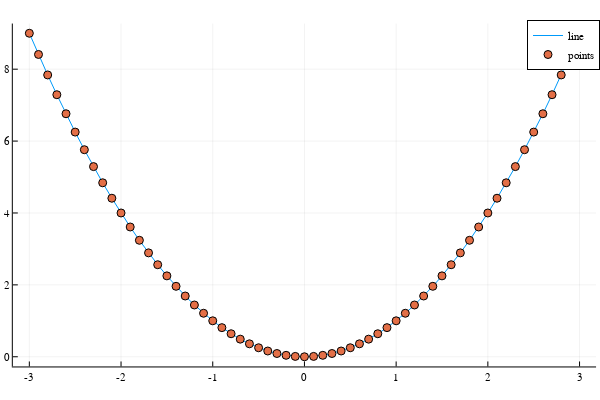

Write notebook code for a chart like this one.
### Code cell
plot(x, y, label="line")
scatter!(x, y, label="points")

### Figure 1 — Plotly figure (JSON) as saved in the notebook; plotly's stock layout.template omitted (floating-point values rounded to 4 significant figures)
{"data": [{"colorbar": {"len": 0.9525, "title": "", "x": 0.9934, "y": 0.5139}, "legendgroup": "line", "line": {"color": "rgba(0, 154, 250, 1.000)", "dash": "solid", "shape": "linear", "width": 1}, "mode": "lines", "name": "line", "showlegend": true, "type": "scatter", "x": [-3, -2.9, -2.8, -2.7, -2.6, -2.5, -2.4, -2.3, -2.2, -2.1, -2, -1.9, -1.8, -1.7, -1.6, -1.5, -1.4, -1.3, -1.2, -1.1, -1, -0.9, -0.8, -0.7, -0.6, -0.5, -0.4, -0.3, -0.2, -0.1, 0, 0.1, 0.2, 0.3, 0.4, 0.5, 0.6, 0.7, 0.8, 0.9, 1, 1.1, 1.2, 1.3, 1.4, 1.5, 1.6, 1.7, 1.8, 1.9, 2, 2.1, 2.2, 2.3, 2.4, 2.5, 2.6, 2.7, 2.8, 2.9, 3], "xaxis": "x", "y": [9, 8.41, 7.84, 7.29, 6.76, 6.25, 5.76, 5.29, 4.84, 4.41, 4, 3.61, 3.24, 2.89, 2.56, 2.25, 1.96, 1.69, 1.44, 1.21, 1, 0.81, 0.64, 0.49, 0.36, 0.25, 0.16, 0.09, 0.04, 0.01, 0, 0.01, 0.04, 0.09, 0.16, 0.25, 0.36, 0.49, 0.64, 0.81, 1, 1.21, 1.44, 1.69, 1.96, 2.25, 2.56, 2.89, 3.24, 3.61, 4, 4.41, 4.84, 5.29, 5.76, 6.25, 6.76, 7.29, 7.84, 8.41, 9], "yaxis": "y"}, {"colorbar": {"len": 0.9525, "title": "", "x": 0.9934, "y": 0.5139}, "legendgroup": "points", "marker": {"color": "rgba(227, 111, 71, 1.000)", "line": {"color": "rgba(0, 0, 0, 1.000)", "width": 1}, "size": 8, "symbol": "circle"}, "mode": "markers", "name": "points", "showlegend": true, "type": "scatter", "x": [-3, -2.9, -2.8, -2.7, -2.6, -2.5, -2.4, -2.3, -2.2, -2.1, -2, -1.9, -1.8, -1.7, -1.6, -1.5, -1.4, -1.3, -1.2, -1.1, -1, -0.9, -0.8, -0.7, -0.6, -0.5, -0.4, -0.3, -0.2, -0.1, 0, 0.1, 0.2, 0.3, 0.4, 0.5, 0.6, 0.7, 0.8, 0.9, 1, 1.1, 1.2, 1.3, 1.4, 1.5, 1.6, 1.7, 1.8, 1.9, 2, 2.1, 2.2, 2.3, 2.4, 2.5, 2.6, 2.7, 2.8, 2.9, 3], "xaxis": "x", "y": [9, 8.41, 7.84, 7.29, 6.76, 6.25, 5.76, 5.29, 4.84, 4.41, 4, 3.61, 3.24, 2.89, 2.56, 2.25, 1.96, 1.69, 1.44, 1.21, 1, 0.81, 0.64, 0.49, 0.36, 0.25, 0.16, 0.09, 0.04, 0.01, 0, 0.01, 0.04, 0.09, 0.16, 0.25, 0.36, 0.49, 0.64, 0.81, 1, 1.21, 1.44, 1.69, 1.96, 2.25, 2.56, 2.89, 3.24, 3.61, 4, 4.41, 4.84, 5.29, 5.76, 6.25, 6.76, 7.29, 7.84, 8.41, 9], "yaxis": "y"}], "layout": {"annotations": [], "height": 400, "legend": {"bgcolor": "rgba(255, 255, 255, 1.000)", "bordercolor": "rgba(0, 0, 0, 1.000)", "borderwidth": 1, "font": {"color": "rgba(0, 0, 0, 1.000)", "family": "sans-serif", "size": 11}, "title": {"font": {"color": "rgba(0, 0, 0, 1.000)", "family": "sans-serif", "size": 15}, "text": ""}, "tracegroupgap": 0, "traceorder": "normal", "x": 1, "xanchor": "auto", "y": 1, "yanchor": "auto"}, "margin": {"b": 20, "l": 0, "r": 0, "t": 20}, "paper_bgcolor": "rgba(255, 255, 255, 1.000)", "plot_bgcolor": "rgba(255, 255, 255, 1.000)", "showlegend": true, "width": 600, "xaxis": {"anchor": "y", "domain": [0.02138, 0.9934], "gridcolor": "rgba(0, 0, 0, 0.100)", "gridwidth": 0.5, "linecolor": "rgba(0, 0, 0, 1.000)", "mirror": false, "range": [-3.18, 3.18], "showgrid": true, "showline": true, "showticklabels": true, "tickangle": 0, "tickcolor": "rgb(0, 0, 0)", "tickfont": {"color": "rgba(0, 0, 0, 1.000)", "family": "sans-serif", "size": 11}, "tickmode": "array", "ticks": "inside", "ticktext": ["-3", "-2", "-1", "0", "1", "2", "3"], "tickvals": [-3, -2, -1, 0, 1, 2, 3], "title": "", "titlefont": {"color": "rgba(0, 0, 0, 1.000)", "family": "sans-serif", "size": 15}, "type": "-", "visible": true, "zeroline": false, "zerolinecolor": "rgba(0, 0, 0, 1.000)"}, "yaxis": {"anchor": "x", "domain": [0.03762, 0.9902], "gridcolor": "rgba(0, 0, 0, 0.100)", "gridwidth": 0.5, "linecolor": "rgba(0, 0, 0, 1.000)", "mirror": false, "range": [-0.27, 9.27], "showgrid": true, "showline": true, "showticklabels": true, "tickangle": 0, "tickcolor": "rgb(0, 0, 0)", "tickfont": {"color": "rgba(0, 0, 0, 1.000)", "family": "sans-serif", "size": 11}, "tickmode": "array", "ticks": "inside", "ticktext": ["0", "2", "4", "6", "8"], "tickvals": [0, 2, 4, 6, 8], "title": "", "titlefont": {"color": "rgba(0, 0, 0, 1.000)", "family": "sans-serif", "size": 15}, "type": "-", "visible": true, "zeroline": false, "zerolinecolor": "rgba(0, 0, 0, 1.000)"}}}
